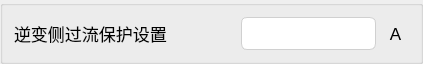
         <widget class="QGroupBox" name="groupBox_23">
          <property name="minimumSize">
           <size>
            <width>0</width>
            <height>64</height>
           </size>
          </property>
          <property name="maximumSize">
           <size>
            <width>16777215</width>
            <height>64</height>
           </size>
          </property>
          <property name="title">
           <string/>
          </property>
          <layout class="QHBoxLayout" name="horizontalLayout_32" stretch="7,5,1">
           <item>
            <widget class="QLabel" name="label_63">
             <property name="minimumSize">
              <size>
               <width>221</width>
               <height>31</height>
              </size>
             </property>
             <property name="font">
              <font>
               <pointsize>13</pointsize>
              </font>
             </property>
             <property name="text">
              <string>逆变侧过流保护设置</string>
             </property>
             <property name="alignment">
              <set>Qt::AlignLeading|Qt::AlignLeft|Qt::AlignVCenter</set>
             </property>
            </widget>
           </item>
           <item>
            <widget class="MyLineEdit" name="h16903">
             <property name="minimumSize">
              <size>
               <width>0</width>
               <height>31</height>
              </size>
             </property>
             <property name="styleSheet">
              <string notr="true">QLineEdit {
    /* 苹果风格的数据展示LineEdit */
    border: 1px solid #D0D0D0;                  /* 浅灰色边框，模仿macOS的细边框 */
    border-radius: 6px;                         /* 圆角，符合macOS设计 */
    padding: 8px 12px;                         /* 内边距，提供舒适的阅读空间 */
    background-color: #FFFFFF;                 /* 白色背景 */
    color: #333333;                            /* 深灰色文字，提高可读性 */
    font-family: &quot;SF Pro Text&quot;, &quot;Helvetica Neue&quot;, &quot;Lucida Grande&quot;, sans-serif; /* macOS系统字体栈 */
    font-size: 14px;                           /* 默认字体大小 */
    selection-background-color: #007AFF;       /* 选中文本高亮色 (macOS蓝色) */
    selection-color: #FFFFFF;                  /* 选中文本颜色 (白色) */

    /* 只读状态下的特殊样式 */
    /* 注意：Qt中通常使用 setReadOnly(true) 来实现只读，但QSS可以定义其外观 */
}

/* 当LineEdit获得焦点时 (对于数据展示框，如果不需要焦点效果，可以省略或弱化) */
QLineEdit:focus {
    border: 1px solid #007AFF;                 /* 获得焦点时边框变为蓝色 */
    /* 如果作为纯展示框，也可以移除焦点边框变化 */
    /* border: 1px solid #D0D0D0; */
}

/* 禁用状态下的样式 (如果用于展示不可变数据) */
QLineEdit:disabled {
    background-color: #F5F5F7;                 /* macOS禁用元素背景色 */
    color: #A0A0A0;                            /* 禁用文字颜色 */
    border: 1px solid #E0E0E0;                 /* 禁用边框颜色 */
}</string>
             </property>
             <property name="readOnly">
              <bool>true</bool>
             </property>
            </widget>
           </item>
           <item>
            <widget class="QLabel" name="label_64">
             <property name="minimumSize">
              <size>
               <width>0</width>
               <height>31</height>
              </size>
             </property>
             <property name="font">
              <font>
               <pointsize>13</pointsize>
              </font>
             </property>
             <property name="text">
              <string>A</string>
             </property>
             <property name="alignment">
              <set>Qt::AlignCenter</set>
             </property>
            </widget>
           </item>
          </layout>
         </widget>
